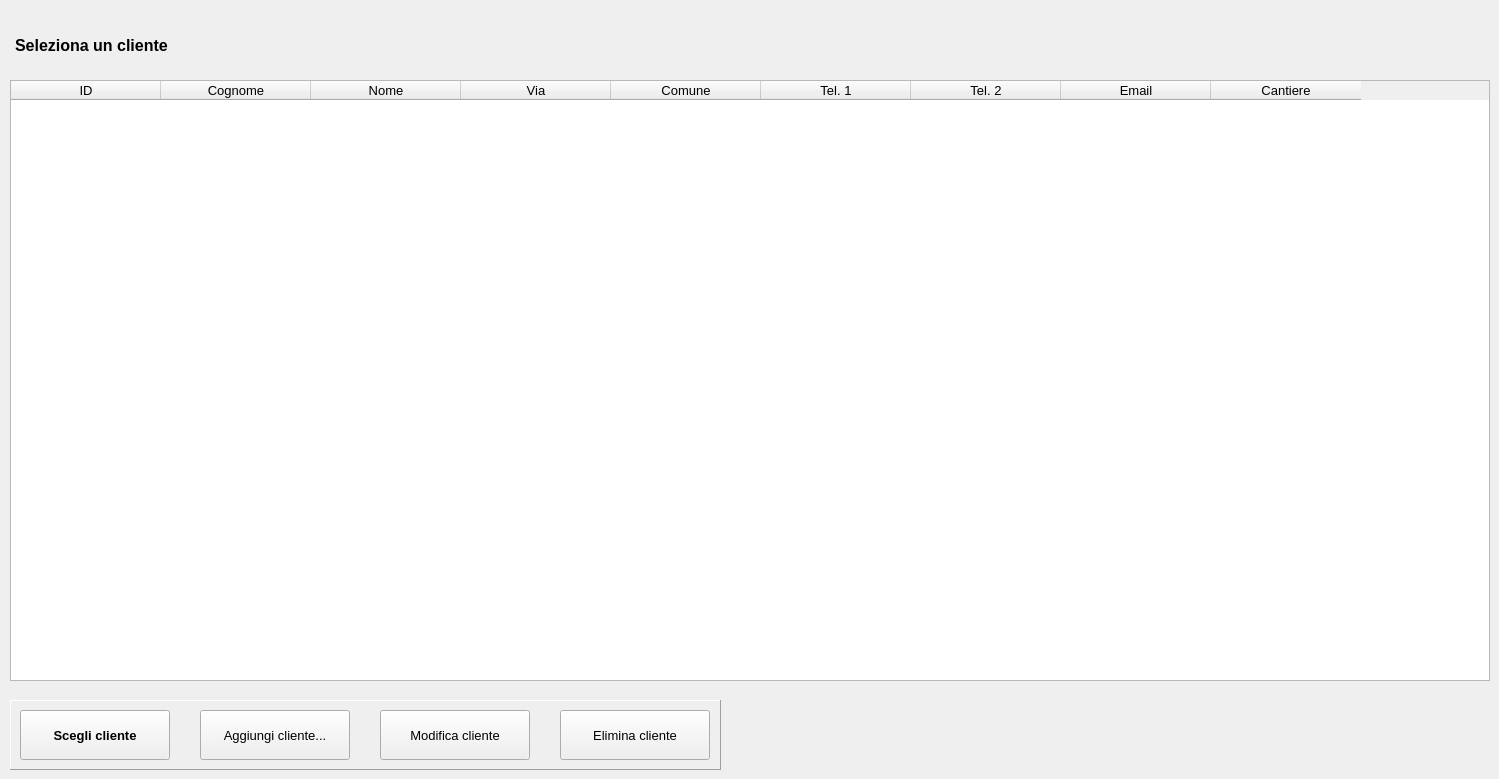
    <widget class="QWidget" name="pag_1">
     <widget class="QTableWidget" name="tab_clienti">
      <property name="enabled">
       <bool>true</bool>
      </property>
      <property name="geometry">
       <rect>
        <x>10</x>
        <y>80</y>
        <width>1480</width>
        <height>601</height>
       </rect>
      </property>
      <property name="font">
       <font>
        <pointsize>10</pointsize>
       </font>
      </property>
      <property name="frameShape">
       <enum>QFrame::StyledPanel</enum>
      </property>
      <property name="frameShadow">
       <enum>QFrame::Sunken</enum>
      </property>
      <property name="editTriggers">
       <set>QAbstractItemView::NoEditTriggers</set>
      </property>
      <property name="alternatingRowColors">
       <bool>true</bool>
      </property>
      <property name="selectionMode">
       <enum>QAbstractItemView::SingleSelection</enum>
      </property>
      <property name="selectionBehavior">
       <enum>QAbstractItemView::SelectRows</enum>
      </property>
      <property name="iconSize">
       <size>
        <width>0</width>
        <height>0</height>
       </size>
      </property>
      <property name="gridStyle">
       <enum>Qt::DotLine</enum>
      </property>
      <property name="sortingEnabled">
       <bool>true</bool>
      </property>
      <attribute name="horizontalHeaderCascadingSectionResizes">
       <bool>false</bool>
      </attribute>
      <attribute name="horizontalHeaderDefaultSectionSize">
       <number>150</number>
      </attribute>
      <attribute name="verticalHeaderVisible">
       <bool>false</bool>
      </attribute>
      <column>
       <property name="text">
        <string>ID</string>
       </property>
      </column>
      <column>
       <property name="text">
        <string>Cognome</string>
       </property>
      </column>
      <column>
       <property name="text">
        <string>Nome</string>
       </property>
      </column>
      <column>
       <property name="text">
        <string>Via</string>
       </property>
      </column>
      <column>
       <property name="text">
        <string>Comune</string>
       </property>
      </column>
      <column>
       <property name="text">
        <string>Tel. 1</string>
       </property>
      </column>
      <column>
       <property name="text">
        <string>Tel. 2</string>
       </property>
      </column>
      <column>
       <property name="text">
        <string>Email</string>
       </property>
      </column>
      <column>
       <property name="text">
        <string>Cantiere</string>
       </property>
      </column>
     </widget>
     <widget class="QLabel" name="label_2">
      <property name="geometry">
       <rect>
        <x>15</x>
        <y>30</y>
        <width>170</width>
        <height>30</height>
       </rect>
      </property>
      <property name="font">
       <font>
        <pointsize>12</pointsize>
        <weight>75</weight>
        <bold>true</bold>
       </font>
      </property>
      <property name="text">
       <string>Seleziona un cliente</string>
      </property>
     </widget>
     <widget class="QFrame" name="frame_2">
      <property name="geometry">
       <rect>
        <x>10</x>
        <y>700</y>
        <width>711</width>
        <height>70</height>
       </rect>
      </property>
      <property name="frameShape">
       <enum>QFrame::Panel</enum>
      </property>
      <property name="frameShadow">
       <enum>QFrame::Raised</enum>
      </property>
      <widget class="QPushButton" name="btn_edit_cliente">
       <property name="enabled">
        <bool>true</bool>
       </property>
       <property name="geometry">
        <rect>
         <x>370</x>
         <y>10</y>
         <width>150</width>
         <height>50</height>
        </rect>
       </property>
       <property name="font">
        <font>
         <pointsize>10</pointsize>
         <weight>50</weight>
         <bold>false</bold>
        </font>
       </property>
       <property name="cursor">
        <cursorShape>PointingHandCursor</cursorShape>
       </property>
       <property name="text">
        <string>Modifica cliente</string>
       </property>
      </widget>
      <widget class="QPushButton" name="btn_scegli_cliente">
       <property name="geometry">
        <rect>
         <x>10</x>
         <y>10</y>
         <width>150</width>
         <height>50</height>
        </rect>
       </property>
       <property name="font">
        <font>
         <pointsize>10</pointsize>
         <weight>75</weight>
         <bold>true</bold>
        </font>
       </property>
       <property name="cursor">
        <cursorShape>PointingHandCursor</cursorShape>
       </property>
       <property name="text">
        <string>Scegli cliente</string>
       </property>
      </widget>
      <widget class="QPushButton" name="btn_agg_cliente">
       <property name="enabled">
        <bool>true</bool>
       </property>
       <property name="geometry">
        <rect>
         <x>190</x>
         <y>10</y>
         <width>150</width>
         <height>50</height>
        </rect>
       </property>
       <property name="font">
        <font>
         <pointsize>10</pointsize>
         <weight>50</weight>
         <bold>false</bold>
        </font>
       </property>
       <property name="cursor">
        <cursorShape>PointingHandCursor</cursorShape>
       </property>
       <property name="text">
        <string>Aggiungi cliente...</string>
       </property>
      </widget>
      <widget class="QPushButton" name="btn_canc_cliente">
       <property name="enabled">
        <bool>true</bool>
       </property>
       <property name="geometry">
        <rect>
         <x>550</x>
         <y>10</y>
         <width>150</width>
         <height>50</height>
        </rect>
       </property>
       <property name="font">
        <font>
         <pointsize>10</pointsize>
         <weight>50</weight>
         <bold>false</bold>
        </font>
       </property>
       <property name="cursor">
        <cursorShape>PointingHandCursor</cursorShape>
       </property>
       <property name="text">
        <string>Elimina cliente</string>
       </property>
      </widget>
     </widget>
    </widget>
